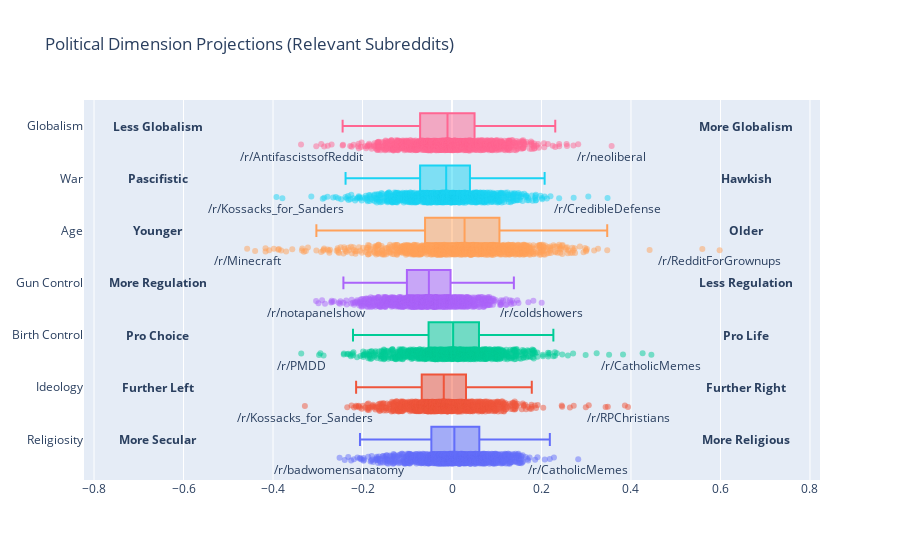

Notebook cell for this chart:
### Code cell
fig = go.Figure()
[fig.add_trace(go.Box(x=proj_df[n],quartilemethod="linear", name=n,text=proj_df.index,marker=dict(opacity=0.5))) for n in proj_df.columns]
fig.update_traces(boxpoints='all', jitter=0.4)

x = max(proj_df.max().max(),proj_df.min().min(),key=abs)*1.10
annotations = []

for dim_info in dims:
    annotations.append(dict(
            x=x,
            y=dim_info.name,
            xref="x",
            yref="y",
            text="<b>{}</b>".format(dim_info.tags[0]),
            showarrow=False,
            ax=-40,
            ay=0
        ))    
    annotations.append(dict(
            x=-x,
            y=dim_info.name,
            xref="x",
            yref="y",
            text=f"<b>{dim_info.tags[1]}</b>",
            showarrow=False,
            ax=-40,
            ay=0
        ))
    # Annotate 
    mx = proj_df[dim_info.name].idxmax()
    mn = proj_df[dim_info.name].idxmin()
    annotations.append(dict(
            x=proj_df.loc[mx][dim_info.name],
            y=dim_info.name,
            xref="x",
            yref="y",
            text=f"/r/{mx}",
            arrowcolor="rgba(0,0,0,0)",
            ax=0,
            ay=30
        ))
    annotations.append(dict(
            x=proj_df.loc[mn][dim_info.name],
            y=dim_info.name,
            xref="x",
            yref="y",
            text=f"/r/{mn}",
            arrowcolor="rgba(0,0,0,0)",
            ax=0,
            ay=30
        ))

fig.update_layout(
    title="Political Dimension Projections (Relevant Subreddits)",
    showlegend=False,
    annotations=annotations,
    xaxis = dict(
      range=[-x*1.25,x*1.25],  # Add some extra padding
    )
)
# fig.write_image("./test.png")

fig.show()

### Figure 1 — Plotly figure (JSON) as saved in the notebook; plotly's stock layout.template omitted (floating-point values rounded to 4 significant figures; data arrays with more than 128 entries replaced by an {"elided": "..."} marker saying what was removed)
{"data": [{"boxpoints": "all", "jitter": 0.4, "marker": {"opacity": 0.5}, "name": "Religiosity", "quartilemethod": "linear", "text": {"elided": "1000 str values"}, "type": "box", "x": {"elided": "1000 float values"}}, {"boxpoints": "all", "jitter": 0.4, "marker": {"opacity": 0.5}, "name": "Ideology", "quartilemethod": "linear", "text": {"elided": "1000 str values"}, "type": "box", "x": {"elided": "1000 float values"}}, {"boxpoints": "all", "jitter": 0.4, "marker": {"opacity": 0.5}, "name": "Birth Control", "quartilemethod": "linear", "text": {"elided": "1000 str values"}, "type": "box", "x": {"elided": "1000 float values"}}, {"boxpoints": "all", "jitter": 0.4, "marker": {"opacity": 0.5}, "name": "Gun Control", "quartilemethod": "linear", "text": {"elided": "1000 str values"}, "type": "box", "x": {"elided": "1000 float values"}}, {"boxpoints": "all", "jitter": 0.4, "marker": {"opacity": 0.5}, "name": "Age", "quartilemethod": "linear", "text": {"elided": "1000 str values"}, "type": "box", "x": {"elided": "1000 float values"}}, {"boxpoints": "all", "jitter": 0.4, "marker": {"opacity": 0.5}, "name": "War", "quartilemethod": "linear", "text": {"elided": "1000 str values"}, "type": "box", "x": {"elided": "1000 float values"}}, {"boxpoints": "all", "jitter": 0.4, "marker": {"opacity": 0.5}, "name": "Globalism", "quartilemethod": "linear", "text": {"elided": "1000 str values"}, "type": "box", "x": {"elided": "1000 float values"}}], "layout": {"annotations": [{"ax": -40, "ay": 0, "showarrow": false, "text": "<b>More Religious</b>", "x": 0.6579, "xref": "x", "y": "Religiosity", "yref": "y"}, {"ax": -40, "ay": 0, "showarrow": false, "text": "<b>More Secular</b>", "x": -0.6579, "xref": "x", "y": "Religiosity", "yref": "y"}, {"arrowcolor": "rgba(0,0,0,0)", "ax": 0, "ay": 30, "text": "/r/CatholicMemes", "x": 0.282, "xref": "x", "y": "Religiosity", "yref": "y"}, {"arrowcolor": "rgba(0,0,0,0)", "ax": 0, "ay": 30, "text": "/r/badwomensanatomy", "x": -0.2512, "xref": "x", "y": "Religiosity", "yref": "y"}, {"ax": -40, "ay": 0, "showarrow": false, "text": "<b>Further Right</b>", "x": 0.6579, "xref": "x", "y": "Ideology", "yref": "y"}, {"ax": -40, "ay": 0, "showarrow": false, "text": "<b>Further Left</b>", "x": -0.6579, "xref": "x", "y": "Ideology", "yref": "y"}, {"arrowcolor": "rgba(0,0,0,0)", "ax": 0, "ay": 30, "text": "/r/RPChristians", "x": 0.3934, "xref": "x", "y": "Ideology", "yref": "y"}, {"arrowcolor": "rgba(0,0,0,0)", "ax": 0, "ay": 30, "text": "/r/Kossacks_for_Sanders", "x": -0.3288, "xref": "x", "y": "Ideology", "yref": "y"}, {"ax": -40, "ay": 0, "showarrow": false, "text": "<b>Pro Life</b>", "x": 0.6579, "xref": "x", "y": "Birth Control", "yref": "y"}, {"ax": -40, "ay": 0, "showarrow": false, "text": "<b>Pro Choice</b>", "x": -0.6579, "xref": "x", "y": "Birth Control", "yref": "y"}, {"arrowcolor": "rgba(0,0,0,0)", "ax": 0, "ay": 30, "text": "/r/CatholicMemes", "x": 0.4456, "xref": "x", "y": "Birth Control", "yref": "y"}, {"arrowcolor": "rgba(0,0,0,0)", "ax": 0, "ay": 30, "text": "/r/PMDD", "x": -0.337, "xref": "x", "y": "Birth Control", "yref": "y"}, {"ax": -40, "ay": 0, "showarrow": false, "text": "<b>Less Regulation</b>", "x": 0.6579, "xref": "x", "y": "Gun Control", "yref": "y"}, {"ax": -40, "ay": 0, "showarrow": false, "text": "<b>More Regulation</b>", "x": -0.6579, "xref": "x", "y": "Gun Control", "yref": "y"}, {"arrowcolor": "rgba(0,0,0,0)", "ax": 0, "ay": 30, "text": "/r/coldshowers", "x": 0.2004, "xref": "x", "y": "Gun Control", "yref": "y"}, {"arrowcolor": "rgba(0,0,0,0)", "ax": 0, "ay": 30, "text": "/r/notapanelshow", "x": -0.3037, "xref": "x", "y": "Gun Control", "yref": "y"}, {"ax": -40, "ay": 0, "showarrow": false, "text": "<b>Older</b>", "x": 0.6579, "xref": "x", "y": "Age", "yref": "y"}, {"ax": -40, "ay": 0, "showarrow": false, "text": "<b>Younger</b>", "x": -0.6579, "xref": "x", "y": "Age", "yref": "y"}, {"arrowcolor": "rgba(0,0,0,0)", "ax": 0, "ay": 30, "text": "/r/RedditForGrownups", "x": 0.5981, "xref": "x", "y": "Age", "yref": "y"}, {"arrowcolor": "rgba(0,0,0,0)", "ax": 0, "ay": 30, "text": "/r/Minecraft", "x": -0.4578, "xref": "x", "y": "Age", "yref": "y"}, {"ax": -40, "ay": 0, "showarrow": false, "text": "<b>Hawkish</b>", "x": 0.6579, "xref": "x", "y": "War", "yref": "y"}, {"ax": -40, "ay": 0, "showarrow": false, "text": "<b>Pascifistic</b>", "x": -0.6579, "xref": "x", "y": "War", "yref": "y"}, {"arrowcolor": "rgba(0,0,0,0)", "ax": 0, "ay": 30, "text": "/r/CredibleDefense", "x": 0.3476, "xref": "x", "y": "War", "yref": "y"}, {"arrowcolor": "rgba(0,0,0,0)", "ax": 0, "ay": 30, "text": "/r/Kossacks_for_Sanders", "x": -0.3923, "xref": "x", "y": "War", "yref": "y"}, {"ax": -40, "ay": 0, "showarrow": false, "text": "<b>More Globalism</b>", "x": 0.6579, "xref": "x", "y": "Globalism", "yref": "y"}, {"ax": -40, "ay": 0, "showarrow": false, "text": "<b>Less Globalism</b>", "x": -0.6579, "xref": "x", "y": "Globalism", "yref": "y"}, {"arrowcolor": "rgba(0,0,0,0)", "ax": 0, "ay": 30, "text": "/r/neoliberal", "x": 0.3568, "xref": "x", "y": "Globalism", "yref": "y"}, {"arrowcolor": "rgba(0,0,0,0)", "ax": 0, "ay": 30, "text": "/r/AntifascistsofReddit", "x": -0.3374, "xref": "x", "y": "Globalism", "yref": "y"}], "showlegend": false, "title": {"text": "Political Dimension Projections (Relevant Subreddits)"}, "xaxis": {"range": [-0.8224, 0.8224]}}}
